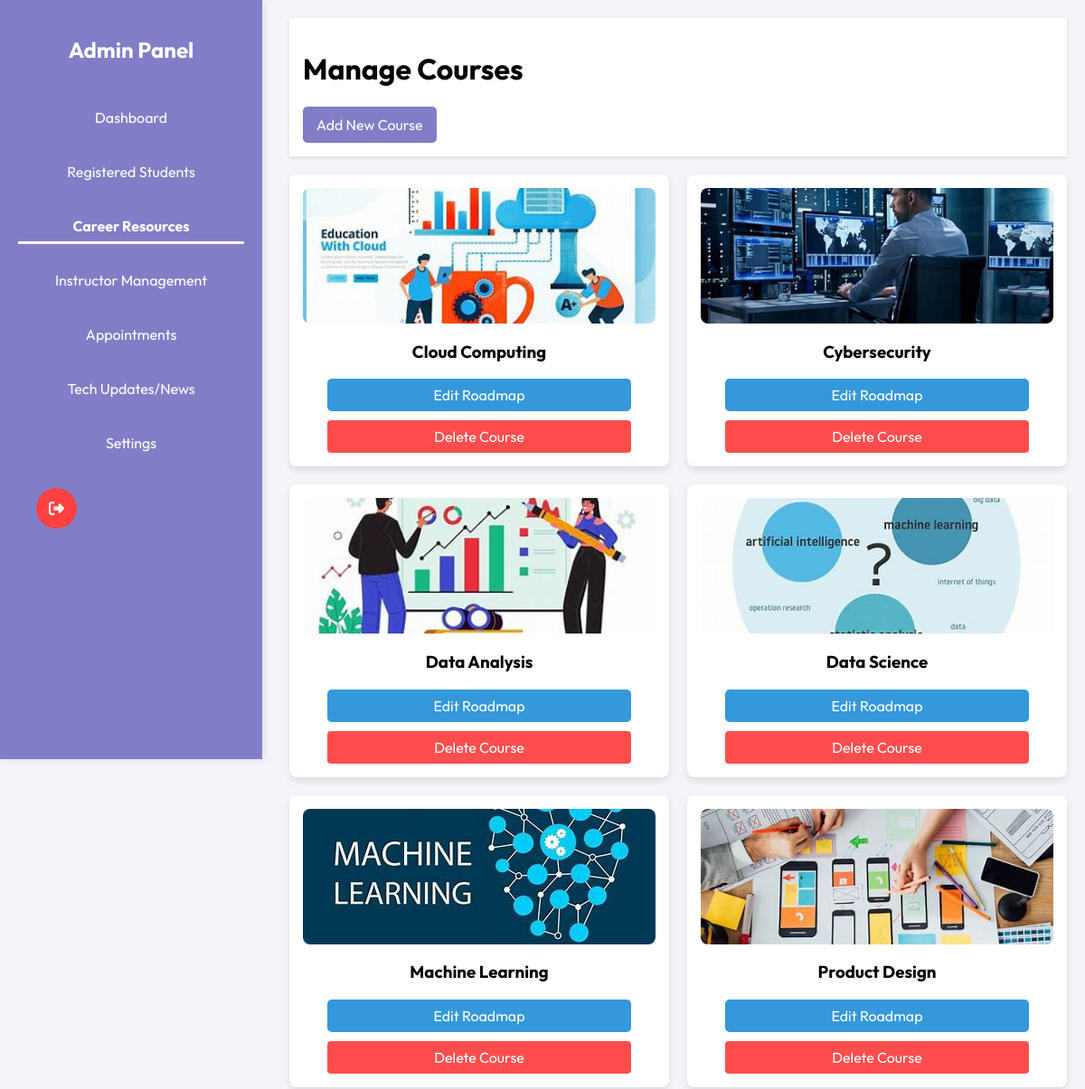
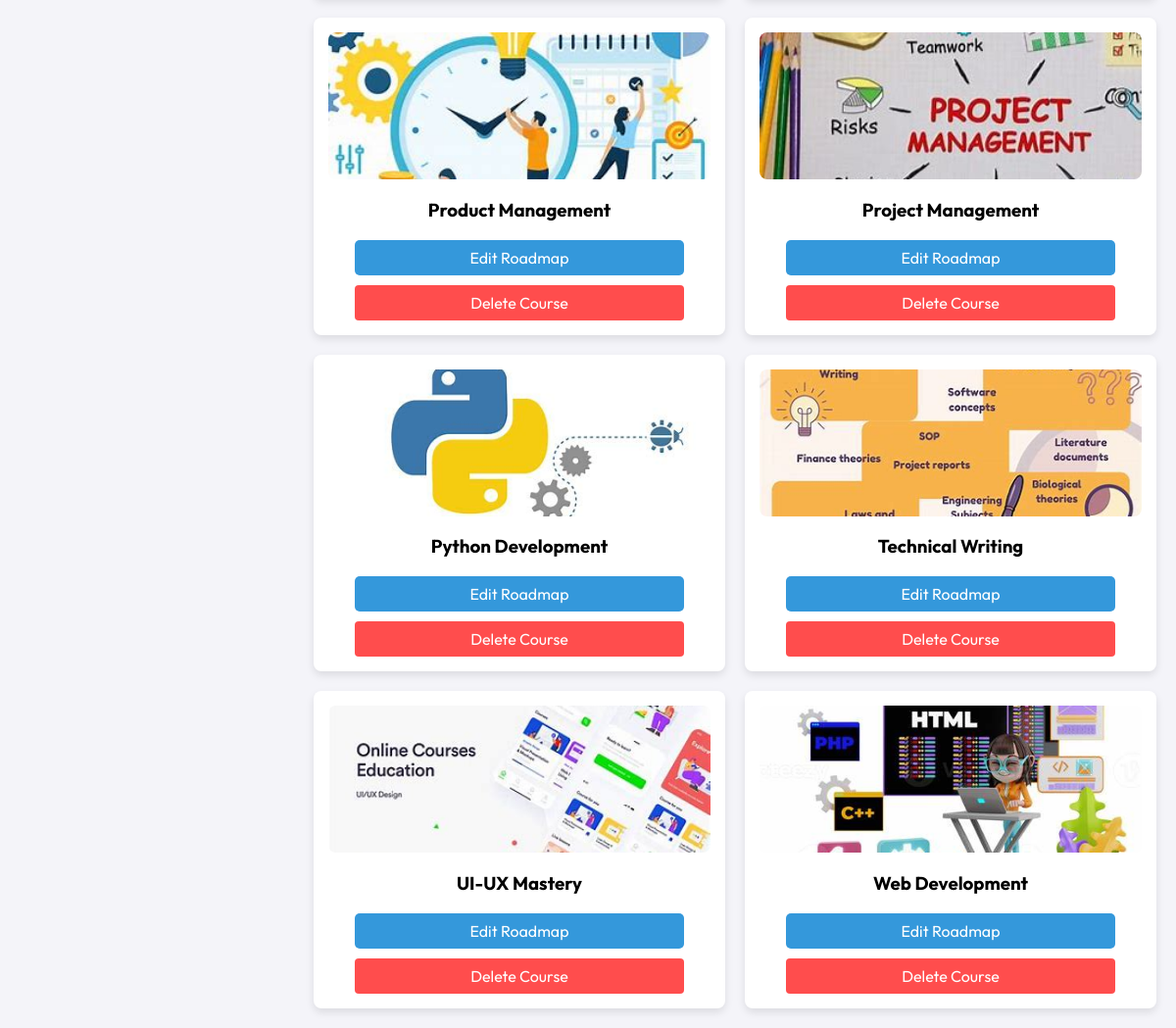
The app's page /Dashboard/AdminPages/resources.php (signed in) with its own data (2 pictures, top to bottom).
### tables this page shows
CREATE TABLE `courses` (
  `id` int(11) NOT NULL,
  `course_name` varchar(255) NOT NULL,
  `course_image` varchar(255) NOT NULL
);

### Dashboard/AdminPages/resources.php (the view, shortened to what this page needs)
<?php
include '../../LoginPage/conn.php';
$sql = "SELECT id, course_name, course_image FROM courses ORDER BY course_name ASC";
$result = $conn->query($sql);
?>
<!DOCTYPE html>
<html lang="en">
<head>
    <link rel="stylesheet" href="../../css/adminstyle.css">
</head>
<body>
    <?php include 'sidebar.php'; ?>
    <div class="main-content">
        <header>
            <h1>Manage Courses</h1>
            <a href="add_course.php" class="add-course-btn">Add New Course</a>
        </header>
        <div class="course-grid">
            <?php if ($result->num_rows > 0): ?>
                <?php while ($row = $result->fetch_assoc()): ?>
                    <div class="course-card">
                        <img src="<?php echo '/MainBySetemi/' . $row['course_image']; ?>"
                             alt="<?php echo htmlspecialchars($row['course_name']); ?>"
                             onerror="this.src='/MainBySetemi/uploads/default.jpg'">
                        <h3><?php echo htmlspecialchars($row['course_name']); ?></h3>
                        <a href="manage_roadmap.php?course_id=<?= $row['id'] ?>" class="cta-button">Edit Roadmap</a>
                            <a href="delete_course.php?course_id=<?php echo $row['id']; ?>"
                                class="delete-btn"
                                onclick="return confirm('Are you sure you want to delete this course?');">
                            Delete Course
                            </a>
                    </div>
                <?php endwhile; ?>
            <?php else: ?>
                <p>No courses available.</p>
            <?php endif; ?>
        </div>
    </div>
</body>
</html>

### css/adminstyle.css (style rules this page uses)
body { font-family: "Outfit", serif; margin: 0; display: flex; background: #f4f4f9; }
header { background: white; padding: 15px; box-shadow: 0px 2px 5px rgba(0, 0, 0, 0.1); margin-bottom: 20px; }
.course-card img { width: 100%; height: 150px; object-fit: cover; border-radius: 8px; }
.add-course-btn { display: inline-block; padding: 10px 15px; background-color: #817ec7; color: white; text-decoration: none; border-radius: 5px; }

### Dashboard/AdminPages/resources.php (style rules this page uses)
.course-grid { display: grid; grid-template-columns: repeat(auto-fit, minmax(300px, 1fr)); gap: 20px; margin-top: 20px; }
.course-card { border-radius: 8px; padding: 15px; text-align: center; background-color: #fff; display: flex; flex-direction: column; align-items: center; box-shadow: 0px 4px 8px rgba(0, 0, 0, 0.1); }
.delete-btn { background-color: #ff4d4d; color: white; border: none; padding: 8px 12px; cursor: pointer; text-align: center; width: 80%; border-radius: 4px; margin-top: 10px; text-decoration: none; }
.cta-button { display: block; width: 80%; padding: 8px 12px; text-align: center; background-color: #3498db; color: white; border-radius: 5px; text-decoration: none; transition: background-color 0.3s; }

### Dashboard/AdminPages/sidebar.php (style rules this page uses)
.main-content { width: 100%; margin-left: 300px; padding: 20px; }

### records on screen
courses: course_image (picture), course_name "Cloud Computing"
courses: course_image+course_name (picture), course_name "Cybersecurity"
courses: course_image (picture), course_name "Data Analysis"
courses: course_image (picture), course_name "Data Science"
courses: course_image (picture), course_name "Machine Learning"
courses: course_image (picture), course_name "Product Design"
courses: course_image (picture), course_name "Product Management"
courses: course_image (picture), course_name "Project Management"
courses: course_image (picture), course_name "Python Development"
courses: course_image (picture), course_name "Technical Writing"
courses: course_image (picture), course_name "UI-UX Mastery"
courses: course_image (picture), course_name "Web Development"
